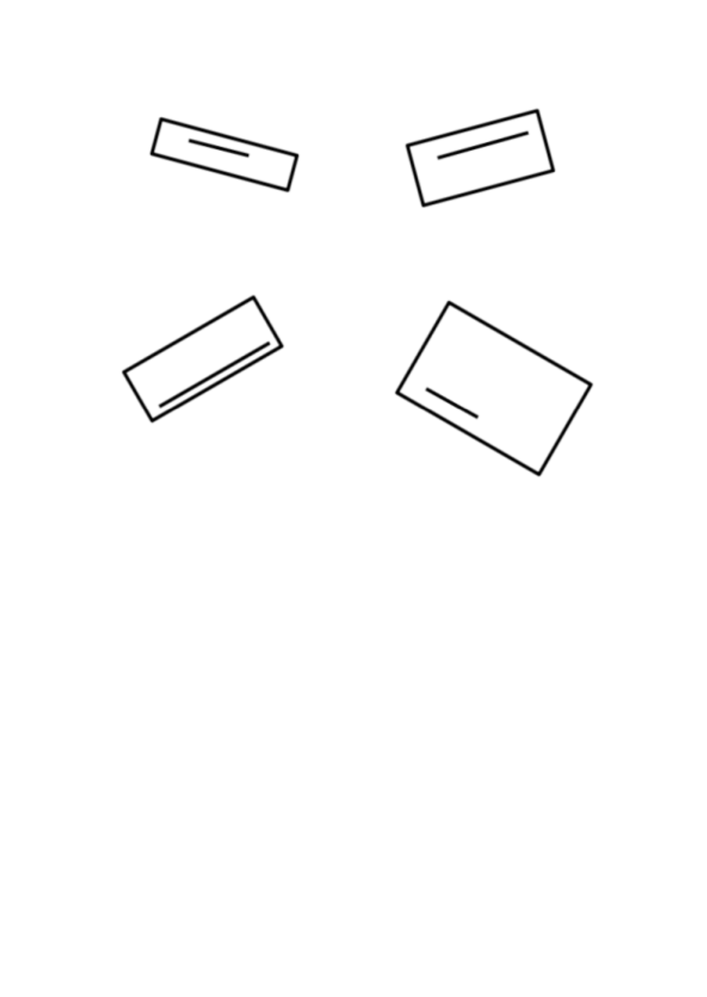
#> input picture task.png, 707 x 997 px, shrunk from 1223 x 1724 before the run, found by its file name
$ jupyter execute --allow-errors rectangle_numbering.ipynb
#> lines starting #> are read from the running program, lines starting #| are printed output that depends on the picture; after the words box and inside, x2 and y2 are one past the last pixel; in counts of white or black regions, pixels touching at a corner belong together
<a href="https://colab.research.google.com/github/wp225/task/blob/main/rectangle_numbering.ipynb" target="_parent"></a>

[cell 1]
import cv2
import numpy as np
from google.colab.patches import cv2_imshow

[cell 2]
image=cv2.imread('/content/task.png')
#> image is the input picture: shape (997, 707, 3); min 0, max 255, mean 252.4
cv2_imshow(image)

[cell 3]
imgray = cv2.cvtColor(image, cv2.COLOR_BGR2LAB)[...,0]
kernel = np.ones((5, 5), np.uint8)
img_erosion = cv2.erode(imgray, kernel, iterations=1)
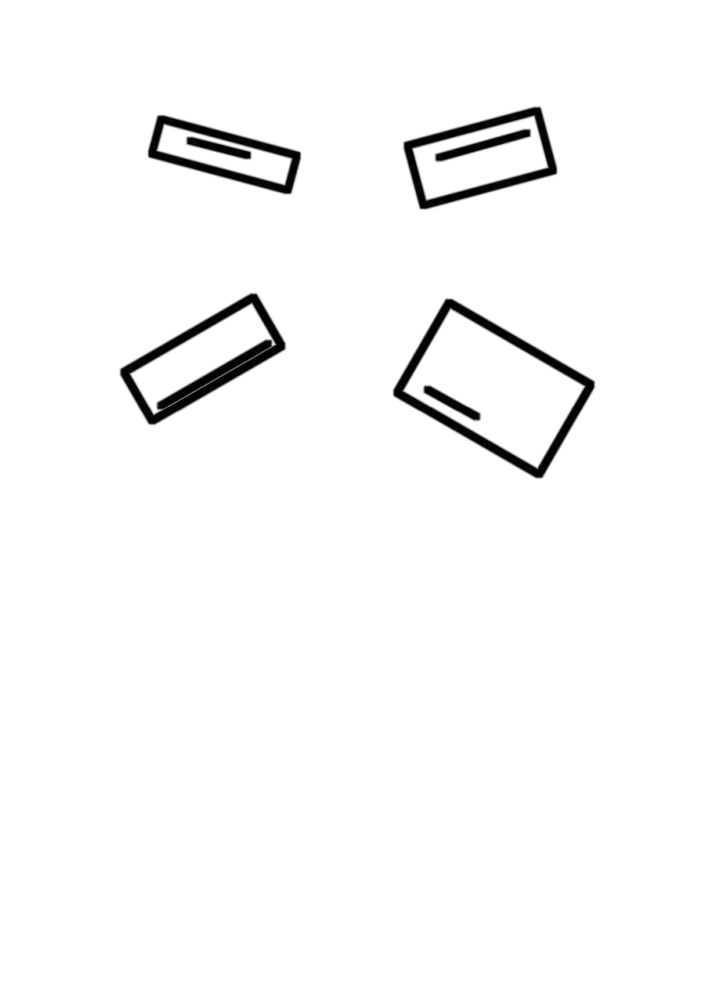
#> img_erosion: shape (997, 707); min 0, max 255, mean 248.7
#im_show(img_erosion)
ret, thresh = cv2.threshold(img_erosion, 20, 255, cv2.THRESH_BINARY|cv2.THRESH_OTSU)
#> thresh: shape (997, 707); 97.5% white; 7 black regions, largest, box (x1, y1, x2, y2) and area: (120, 294, 285, 424) 4828, (393, 299, 594, 478) 4777, (404, 107, 557, 209) 3280
#> ret = 138
mask = 255 - thresh
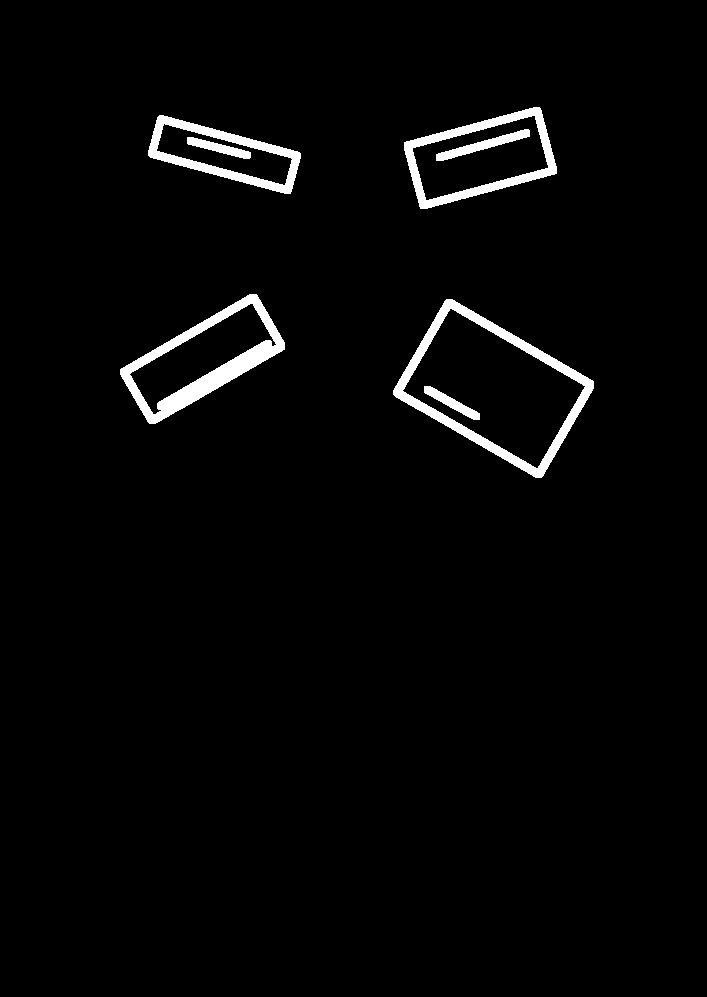
#> mask: shape (997, 707); 2.5% white; 7 white regions
contours, hierarchy = cv2.findContours(mask, cv2.RETR_CCOMP, cv2.CHAIN_APPROX_NONE)
#> contours = 11 contours; largest, box (x1, y1, x2, y2) and area: (393, 299, 594, 478) 19234, (402, 308, 586, 469) 14917, (120, 294, 285, 424) 10157, (404, 107, 557, 209) 9830, (412, 115, 549, 201) 6926
cont_copy=tuple(contours)
#> cont_copy has the same summary as contours

[cell 4]
length=[]
parent=[]
child=[]
#> (the rest of this cell did not finish here and is left out)

[cell 5]
for i in range(len(length)):
 cnt = contours[parent[i]]
 x, y, w, h = cv2.boundingRect(cnt)
 p=len_.index(length[i])
 #cv2.rectangle(image, (x, y), (x+w, y+h), (0, 255, 0), 2)
 cv2.putText(image, str(p+1), (x, y+h+20), cv2.FONT_HERSHEY_SIMPLEX, 0.8, (0, 255, 0), 2)
